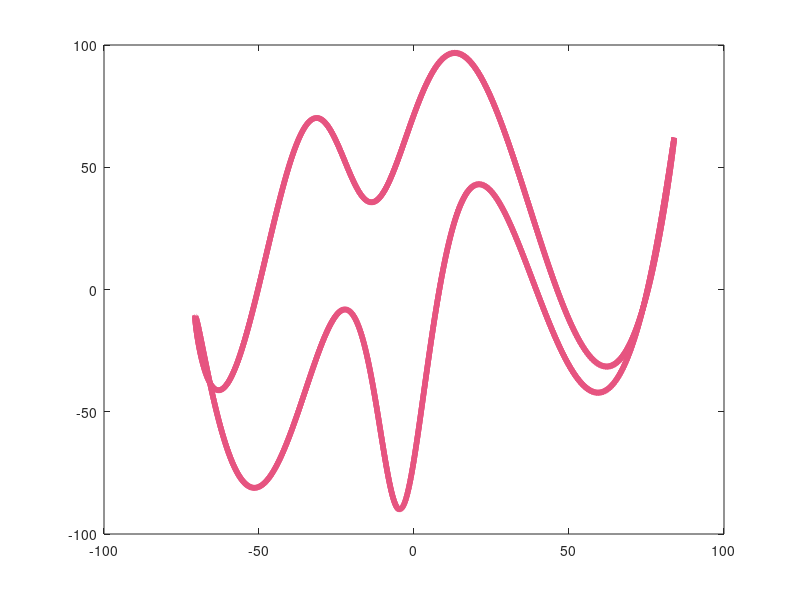

MATLAB code to generate this figure:
N = 1000;
parameters = [  50 - 30i, ...
                18 +  8i, ...
                12 - 10i, ...
               -14 - 60i, ...
                40 - 20i];

%%
cX = zeros(1, 6) * 1i;
cY = zeros(1, 6) * 1i;

cX(1) = real(parameters(1)) * 1i;
cX(2) = real(parameters(2)) * 1i;
cX(3) = real(parameters(3));
cX(4) = 0;
cX(5) = real(parameters(4));
cX(6) = real(parameters(5));

cY(1) = imag(parameters(4)) + imag(parameters(1)) * 1i;
cY(2) = imag(parameters(2)) * 1i;
cY(3) = imag(parameters(3)) * 1i;

t = linspace(0,2 * pi, N);

c = [1, 2, 3, 5, 6];
for i = 5
    indices = c(1:i);
    cx = cX(indices);
    cy = cY(indices);

    %
    elephantX = real(cx) * cos((indices)' * t) + imag(cx) * sin((indices)' * t);
    elephantY = real(cy) * cos((indices)' * t) + imag(cy) * sin((indices)' * t);

    %%
    figure();
    colour = [231; 84;  128] / 256;
    sizeX = elephantX - circshift(elephantX, 1, 2);
    sizeY = elephantY - circshift(elephantY, 1, 2);
    quiver(elephantY, -elephantX, sizeY, -sizeX, 'Color', colour, 'ShowArrowHead', 'off', 'linewidth', 4);
end




